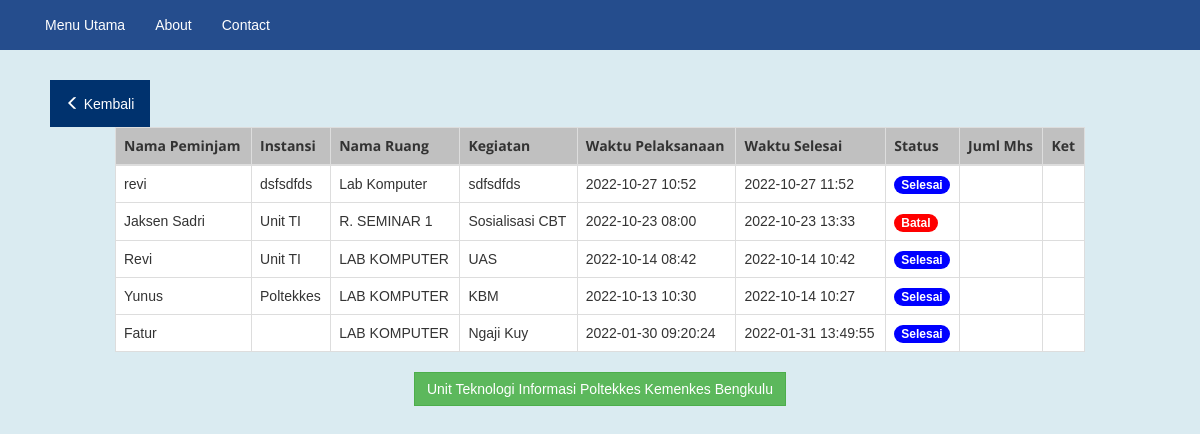
The page /user_detail.php on the database its author committed.
### tables this page shows
CREATE TABLE `meminjam` (
  `kode_pinjam` int(15) NOT NULL,
  `id_ruang` int(15) NOT NULL,
  `nama_peminjam` varchar(255) NOT NULL,
  `instansi_peminjam` varchar(50) NOT NULL,
  `nama_ruang` varchar(50) NOT NULL,
  `nama_kegiatan` varchar(255) NOT NULL,
  `start_date` varchar(50) NOT NULL,
  `end_date` varchar(50) NOT NULL,
  `status` varchar(15) NOT NULL,
  `color` varchar(25) NOT NULL
);

### user_detail.php (the view, shortened to what this page needs)
<!DOCTYPE html>
<html lang="en">
<head>
  <link rel="stylesheet" href="https://maxcdn.bootstrapcdn.com/bootstrap/3.3.7/css/bootstrap.min.css">
  <link href="./style.css" type="text/css" rel="stylesheet">
  <link rel="stylesheet" type="text/css" href="https://cdn.datatables.net/1.12.1/css/dataTables.bootstrap.min.css">
</head>
<body>
<nav class="navbar">
  <div class="container-fluid">
    <div class="collapse navbar-collapse" id="myNavbar">
      <ul class="nav navbar-nav">
        <li class="active"><a href="./index.php">Menu Utama</a></li>
        <li><a href="#">About</a></li>
        <li><a href="#">Contact</a></li>
      </ul>
    </div>
  </div>
</nav>
<div class="container-fluid">
  <div class="row content">
    <div class="col-sm-2 text-center backtop">
        <br><br><br><br>
        <a href="./index.php"><button class="btn backbutton1"><span class="glyphicon glyphicon-menu-left"></span> Kembali</button></a>
    </div>
  </div>
  <div class="row content">
    <div class="col-sm-1"></div>
      <div class="col-sm-10">
        <div class="table-responsive">
          <table class="table table-bordered table-hover" id="pengajuan" style="width:100%">
            <thead class="text-center">
              <tr>
                <th>Nama Peminjam</th>
                <th>Instansi</th>
                <th>Nama Ruang</th>
                <th>Kegiatan</th>
                <th>Waktu Pelaksanaan</th>
                <th>Waktu Selesai</th>
                <th>Status</th>
                <th>Juml Mhs</th>
                <th>Ket</th>
              </tr>
            </thead>
          <tbody>
    <?php
		include 'koneksi.php';
		$data = mysqli_query($koneksi,"select * from meminjam order by start_date desc");
		while($d = mysqli_fetch_array($data)){
			?>
			<tr>
				<td><?php echo $d['nama_peminjam']; ?></td>
        <td><?php echo $d['instansi_peminjam']; ?></td>
				<td><?php echo $d['nama_ruang']; ?></td>
        <td><?php echo $d['nama_kegiatan']; ?></td>
        <td><?php echo $d['start_date'] ?></td>
				<td><?php echo $d['end_date']; ?></td>
        <td>
          <?php if($d['status'] == 'Disetujui'){
            echo "<span class='badge hijau'>Disetujui</span>";
          }elseif ($d['status'] == 'Diajukan') {
            echo "<span class='badge kuning'>Diajukan</span>";
          }elseif ($d['status'] == 'Batal') {
            echo "<span class='badge merah'>Batal</span>";
          }else{
            echo "<span class='badge biru'>Selesai</span>";
          } ?>
          </td>
        <td><?php echo $d['jumlah_mahasiswa']; ?></td>
        <td><?php echo $d['keterangan']; ?></td>
			</tr>
			<?php
		}
	?>
    </tbody>
    </table>
    </div>
    </div>
    <div class="col-sm-1"></div>
</div>
  <div class="row content">
    <div class="col-md-3"></div>
      <div class="col-md-6 text-center"><a target="_blank" class="btn btn-success">Unit Teknologi Informasi Poltekkes Kemenkes Bengkulu</a></div>
    <div class="col-md-3"></div>
  </div>
</div>
</body>
</html>

### style.css (style rules this page uses)
html h1, h2, h3, h4, h5, h6, p, label, a, li, table td, input[type="text"], input[type="submit"], input[type="password"] { font-family: "Noto Sans TC", sans-serif; font-weight: 400; }
table th { font-family: "Open Sans", sans-serif; font-weight: 700; }
body { background-color: #daebf1; }
.btn { border-radius: 0; }
.navbar { margin: 0 px; width: 100%; border-radius: 0; border: 0px; position: fixed; z-index: 10; background-color: #254d8d; }
.navbar li a { color: #FFFFFF; }
.table { background-color: white; }
thead > tr { background-color: #c0c0c0; }
.backbutton1 { padding: 1.25rem 1.5rem; color: white; background-color: #00326e; }

### user_detail.php (style rules this page uses)
.merah { background-color: red; }
.biru { background-color: blue; }

### rows shown on the page
meminjam: nama_peminjam "revi", instansi_peminjam "dsfsdfds", nama_ruang "Lab Komputer", nama_kegiatan "sdfsdfds", start_date "2022-10-27 10:52", end_date "2022-10-27 11:52", status "Selesai"
meminjam: nama_peminjam "Jaksen Sadri", instansi_peminjam "Unit TI", nama_ruang "R. SEMINAR 1", nama_kegiatan "Sosialisasi CBT", start_date "2022-10-23 08:00", end_date "2022-10-23 13:33", status "Batal"
meminjam: nama_peminjam "Revi", instansi_peminjam "Unit TI", nama_ruang "LAB KOMPUTER", nama_kegiatan "UAS", start_date "2022-10-14 08:42", end_date "2022-10-14 10:42", status "Selesai"
meminjam: nama_peminjam "Yunus", instansi_peminjam "Poltekkes", nama_ruang "LAB KOMPUTER", nama_kegiatan "KBM", start_date "2022-10-13 10:30", end_date "2022-10-14 10:27", status "Selesai"
meminjam: nama_peminjam "Fatur", nama_ruang "LAB KOMPUTER", nama_kegiatan "Ngaji Kuy", start_date "2022-01-30 09:20:24", end_date "2022-01-31 13:49:55", status "Selesai"
